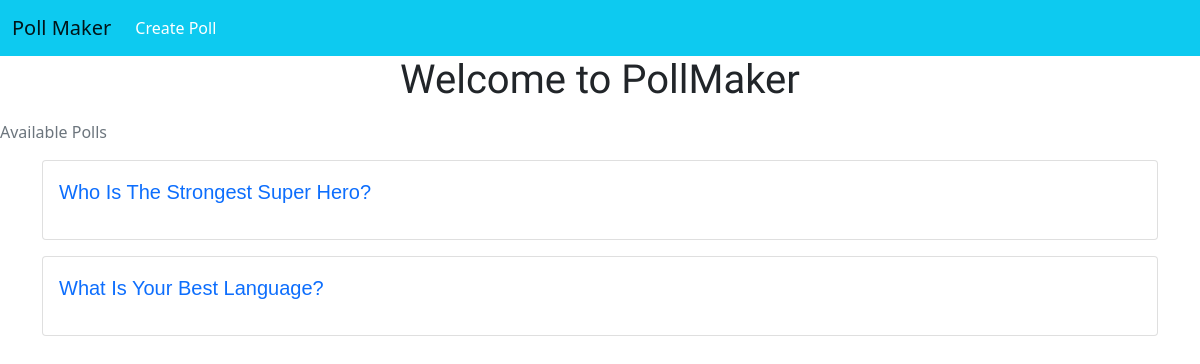
Before: / with the older database file.
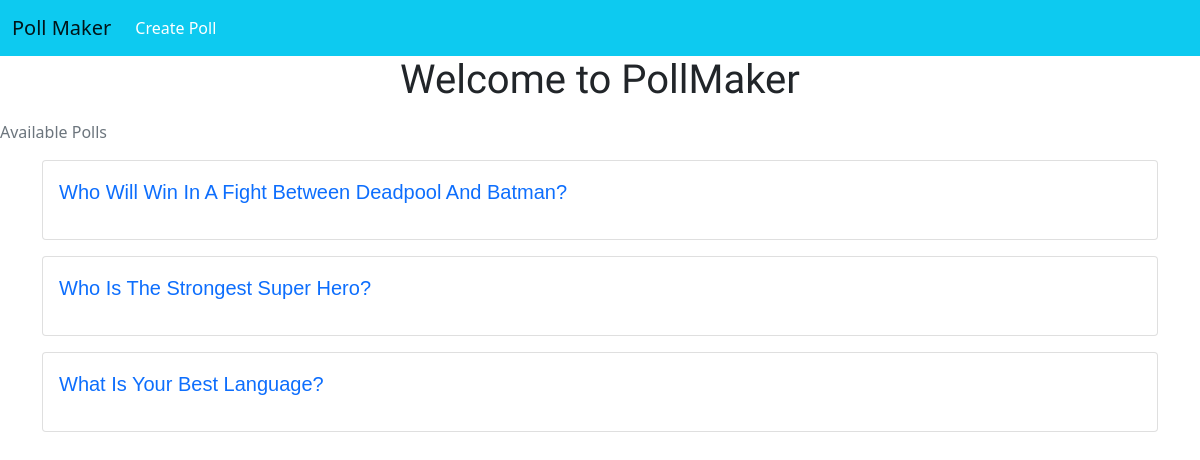
After: the same page with the newer database file.
### poll/models.py (models this page shows, shortened)
class Question(models.Model):
    question_text = models.CharField(max_length=200)
    pub_date = models.DateTimeField('Date Published')

### poll/views.py (the view)
# urls.py: path('', views.index.as_view(), name='index'),
class index(generic.ListView):
    template_name = 'index.html'
    context_object_name = 'question_list'
    def get_queryset(self):
        return Question.objects.order_by('-pub_date')[:5]

### poll/templates/index.html (shortened to what this page needs)
{% extends 'base.html' %}
{% block body %}
    <div style="font-family: 'Mali', cursive;" class="container">
        <h1 class="text-center mb-3">Welcome to PollMaker</h1>
    </div>
    <p class="text-muted">Available Polls</p>
    <div style="font-family: 'Noto Sans JP', sans-serif;" class="container">
        {% if question_list %}
            {% for question in question_list %}
                <div class="card mb-3">
                    <div class="card-body">
                        <p class="lead "><a href="{% url 'detail' question.id %}" class="text-decoration-none text-capitalize">{{ question.question_text }}</a></p>
                    </div>
                </div>
            {% endfor %}
        {% else %}
            <p>No Polls available</p>
        {% endif %}
    </div>
{% endblock %}

### poll/templates/base.html (shortened to what this page needs)
<!doctype html>
<html lang="en">
  <head>
    <link href="https://cdn.jsdelivr.net/npm/bootstrap@5.0.0-beta1/dist/css/bootstrap.min.css" rel="stylesheet">
  </head>
  <body>
      <nav class="navbar navbar-expand-lg navbar-light bg-info">
        <div class="container-fluid">
          <a class="navbar-brand" href="{% url 'index' %}">Poll Maker</a>
          <div class="collapse navbar-collapse" id="navbarNav">
            <ul class="navbar-nav">
              <li class="nav-item">
                <a  style= "color: white; font:bold;" class="nav-link disabled" href="#">Create Poll</a>
              </li>
            </ul>
          </div>
        </div>
    </nav>
    {% block body %}{% endblock %}
  </body>
</html>

Changed rows visible on the page:
added Question: question_text "Who Will Win In A Fight Between Deadpool And Batman?"
